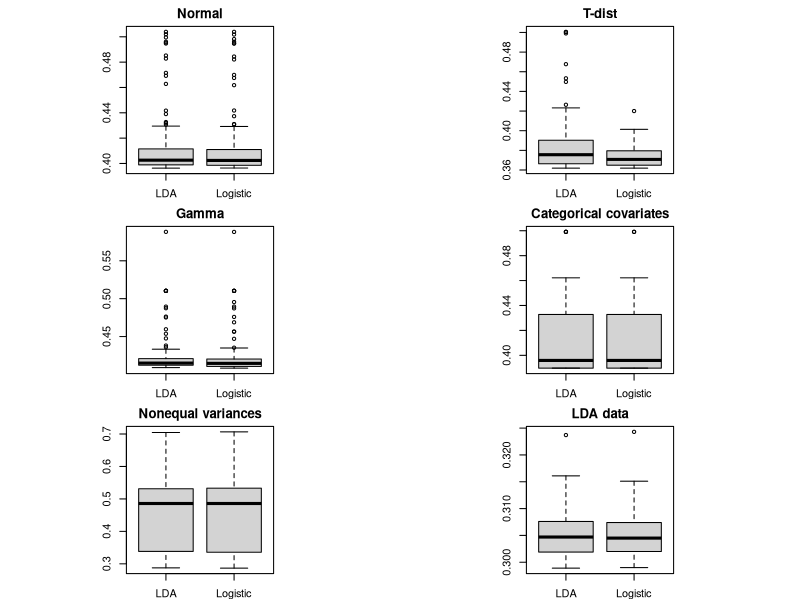
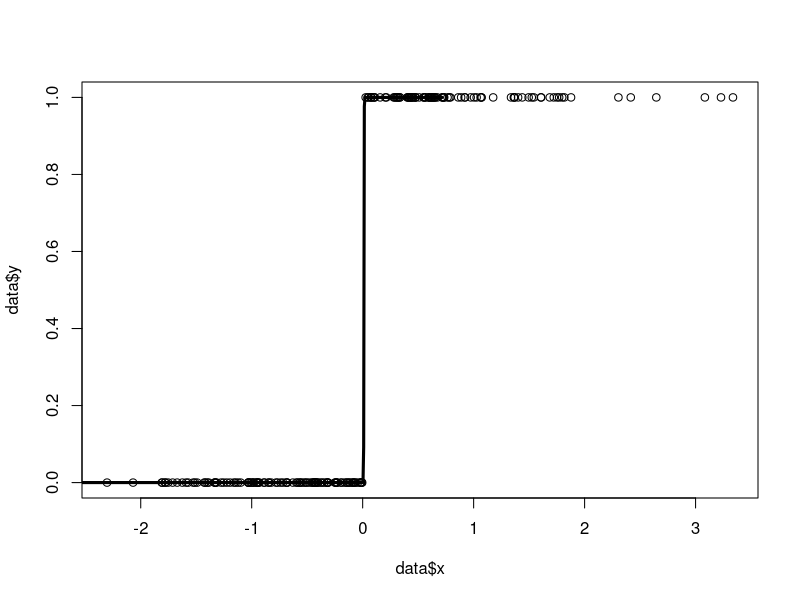

Reproduce these figures in R, in order.
####################################################
### Simulation study to compare LDA and Logistic ###
##### And assess robustness to LDA assumptions #####
####################################################
library(MASS)

n = 100
n_test = 10000

expit = function(x) {
  return(exp(x) / (1 + exp(x)))
}

## generate testing data sets for each of the five scenarios

set.seed(1)

## Normality
data_test_normal = data.frame(x = rnorm(n_test))
data_test_normal$y = rbinom(n_test, 1, p = expit(0.5*data_test_normal$x))

## T-distribution with 2 df
data_test_t = data.frame(x = rt(n_test, df=2))
data_test_t$y = rbinom(n_test, 1, p = expit(0.5*data_test_t$x))

## Gamma distribution (skewed)
data_test_gamma = data.frame(x = rgamma(n_test, 1,.1))
data_test_gamma$x = (data_test_gamma$x - mean(data_test_gamma$x))/
  sd(data_test_gamma$x)
data_test_gamma$y = rbinom(n_test, 1, p = expit(0.5*data_test_gamma$x))

## Categorical covariates
data_test_categorical = data.frame(x = sample(c(1,2,3,4), n_test, replace=TRUE))
data_test_categorical$y = rbinom(n_test, 1, 
                                 p = expit(-0.3 + 0.8*(data_test_categorical$x == 2) +
                                             0.4*(data_test_categorical$x == 3) +
                                             1.2*(data_test_categorical$x == 4)))

## Now generate data where the constant variance assumption is incorrect
data_test_var = data.frame(y = rbinom(n_test, 1, p=0.5))
data_test_var$x = rep(NA, n_test)

data_test_var$x[data_test_var$y == 1] = 
  rnorm(sum(data_test_var$y == 1), mean=1, sd=1)
data_test_var$x[data_test_var$y == 0] = 
  rnorm(sum(data_test_var$y == 0), sd=10)

## Data suitable for lda
data_test_lda = data.frame(y = rbinom(n_test, 1, p=0.3))
data_test_lda$x = rep(NA, n_test)

data_test_lda$x[data_test_lda$y == 1] = 
  rnorm(sum(data_test_lda$y == 1), mean=0.5)
data_test_lda$x[data_test_lda$y == 0] = 
  rnorm(sum(data_test_lda$y == 0), mean=0)

## Now we will generate many training data sets and see
## how well LDA and logistic regression predict the test data

## store results
nSim = 100
test_error_lda = matrix(NA, nSim, 6)
test_error_log = matrix(NA, nSim, 6)


for (ni in 1 : nSim) {
  ##############################################################
  #################### Normal covariates #######################
  ##############################################################
  
  ## Generate data
  data_normal = data.frame(x = rnorm(n))
  data_normal$y = rbinom(n, 1, p = expit(0.5*data_normal$x))
  
  ## fit logistic model and store error rate
  modLOG = glm(y ~ x, family=binomial, data=data_normal)
  pred_testLOG = 1*(predict(modLOG, data_test_normal, 
                            type="response") > 0.5)

  test_error_log[ni,1] = mean(pred_testLOG != data_test_normal$y)
  
  ## Fit LDA model and store error rate
  modLDA = lda(y ~ x, data=data_normal)
  pred_testLDA = as.numeric(predict(modLDA, newdata=
                                      data_test_normal)$class) - 1
  test_error_lda[ni,1] = mean(pred_testLDA != data_test_normal$y)


  ##############################################################
  ############### T-distribution covariates ####################
  ##############################################################
  
  ## Generate data
  data_t = data.frame(x = rt(n, df=2))
  data_t$y = rbinom(n, 1, p = expit(0.5*data_t$x))
  
  ## fit logistic model and store error rate
  modLOG = glm(y ~ x, family=binomial, data=data_t)
  pred_testLOG = 1*(predict(modLOG, data_test_t, 
                            type="response") > 0.5)
  test_error_log[ni,2] = mean(pred_testLOG != data_test_t$y)
  
  ## Fit LDA model and store error rate
  modLDA = lda(y ~ x, data=data_t)
  pred_testLDA = as.numeric(predict(modLDA, newdata=
                                      data_test_t)$class) - 1
  test_error_lda[ni,2] = mean(pred_testLDA != data_test_t$y)
  
  
  ##############################################################
  ##################### Gamma covariates #######################
  ##############################################################
  
  ## Generate data
  data_gamma = data.frame(x = rgamma(n, 1,.1))
  data_gamma$x = (data_gamma$x - mean(data_gamma$x))/
    sd(data_gamma$x)
  data_gamma$y = rbinom(n, 1, p = expit(0.5*data_gamma$x))
  
  ## fit logistic model and store error rate
  modLOG = glm(y ~ x, family=binomial, data=data_gamma)
  pred_testLOG = 1*(predict(modLOG, data_test_gamma, 
                            type="response") > 0.5)
  test_error_log[ni,3] = mean(pred_testLOG != data_test_gamma$y)
  
  ## Fit LDA model and store error rate
  modLDA = lda(y ~ x, data=data_gamma)
  pred_testLDA = as.numeric(predict(modLDA, newdata=
                                      data_test_gamma)$class) - 1
  test_error_lda[ni,3] = mean(pred_testLDA != data_test_gamma$y)
  
  
  ##############################################################
  #################### Categorical covariates #######################
  ##############################################################
  
  ## Generate data
  data_categorical = data.frame(x = sample(c(1,2,3,4), n, replace=TRUE))
  data_categorical$y = rbinom(n, 1, p = expit(-0.3 + 0.8*(data_categorical$x == 2) +
                                                0.4*(data_categorical$x == 3) +
                                                1.2*(data_categorical$x == 4)))

  ## fit logistic model and store error rate
  modLOG = glm(y ~ as.factor(x), family=binomial, data=data_categorical)
  pred_testLOG = 1*(predict(modLOG, data_test_categorical,
                            type="response") > 0.5)
  test_error_log[ni,4] = mean(pred_testLOG != data_test_categorical$y)

  ## Fit LDA model and store error rate
  modLDA = lda(y ~ as.factor(x), data=data_categorical)
  pred_testLDA = as.numeric(predict(modLDA, newdata=
                                      data_test_categorical)$class) - 1
  test_error_lda[ni,4] = mean(pred_testLDA != data_test_categorical$y)
  
  
  ##############################################################
  #################### Unequal variances #######################
  ##############################################################
  
  ## Generate data
  data_var = data.frame(y = rbinom(n, 1, p=0.5))
  data_var$x = rep(NA, n)
  
  data_var$x[data_var$y == 1] = 
    rnorm(sum(data_var$y == 1), mean=1, sd=1)
  data_var$x[data_var$y == 0] = 
    rnorm(sum(data_var$y == 0), sd=10)
  
  ## fit logistic model and store error rate
  modLOG = glm(y ~ x, family=binomial, data=data_var)
  pred_testLOG = 1*(predict(modLOG, data_test_var, 
                            type="response") > 0.5)
  test_error_log[ni,5] = mean(pred_testLOG != data_test_var$y)
  
  ## Fit LDA model and store error rate
  modLDA = lda(y ~ x, data=data_var)
  pred_testLDA = as.numeric(predict(modLDA, newdata=
                                      data_test_var)$class) - 1
  test_error_lda[ni,5] = mean(pred_testLDA != data_test_var$y)
  
  
  ##############################################################
  ################### LDA suitable data ########################
  ##############################################################
  
  data_lda = data.frame(y = rbinom(n, 1, p=0.3))
  data_lda$x[data_lda$y == 1] = 
    rnorm(sum(data_lda$y == 1), mean=0.5)
  data_lda$x[data_lda$y == 0] = 
    rnorm(sum(data_lda$y == 0), mean=0)
  
  ## fit logistic model and store error rate
  modLOG = glm(y ~ x, family=binomial, data=data_lda)
  pred_testLOG = 1*(predict(modLOG, data_test_lda, 
                            type="response") > 0.5)
  test_error_log[ni,6] = mean(pred_testLOG != data_test_lda$y)
  
  ## Fit LDA model and store error rate
  modLDA = lda(y ~ x, data=data_lda)
  pred_testLDA = as.numeric(predict(modLDA, newdata=
                                      data_test_lda)$class) - 1
  test_error_lda[ni,6] = mean(pred_testLDA != data_test_lda$y)
}

## Plot the results
par(mfrow=c(3,2), pty='s', mar=c(2,2,2,2))
boxplot(x=cbind(test_error_lda[,1], test_error_log[,1]),
        names = c("LDA", "Logistic"), main="Normal")

boxplot(x=cbind(test_error_lda[,2], test_error_log[,2]),
        names = c("LDA", "Logistic"), main="T-dist")

boxplot(x=cbind(test_error_lda[,3], test_error_log[,3]),
        names = c("LDA", "Logistic"), main="Gamma")

boxplot(x=cbind(test_error_lda[,4], test_error_log[,4]),
        names = c("LDA", "Logistic"), main="Categorical covariates")

boxplot(x=cbind(test_error_lda[,5], test_error_log[,5]),
        names = c("LDA", "Logistic"), main="Nonequal variances")

boxplot(x=cbind(test_error_lda[,6], test_error_log[,6]),
        names = c("LDA", "Logistic"), main="LDA data")








####################################################
### Creating a data set with perfect separation ####
##### What happens to both LDA and Logistic reg ####
####################################################

## remove the 3 by 2 plotting window
dev.off()

## sample size
n = 200

## create an outcome that is perfectly separated by x
data = data.frame(x=rnorm(n))
data$y = 1*(data$x > 0)

## look at testing data on a grid
data_test = data.frame(x = seq(-3, 3, length=1000))
data_test$y = 1*(data_test$x > 0) 

## fit GLM and look at estimated coefficients!
modGLM = glm(y ~ x, family=binomial, data=data)
summary(modGLM)

plot(data$x,data$y)

## predicted probability of Y=1 on the grid
lines(data_test$x, expit(modGLM$coefficients[1] + 
                      modGLM$coefficients[2]*data_test$x), type='l', lwd=3)

## Fit LDA model
modLDA = lda(y ~ x, data=data)
modLDA


## Compare predictions
predGLM = 1*(predict(modGLM, data_test, 
                     type="response") > 0.5)
predLDA = as.numeric(predict(modLDA, newdata=
                               data_test)$class) - 1

## testing error rates
mean(predGLM != data_test$y)
mean(predLDA != data_test$y)

